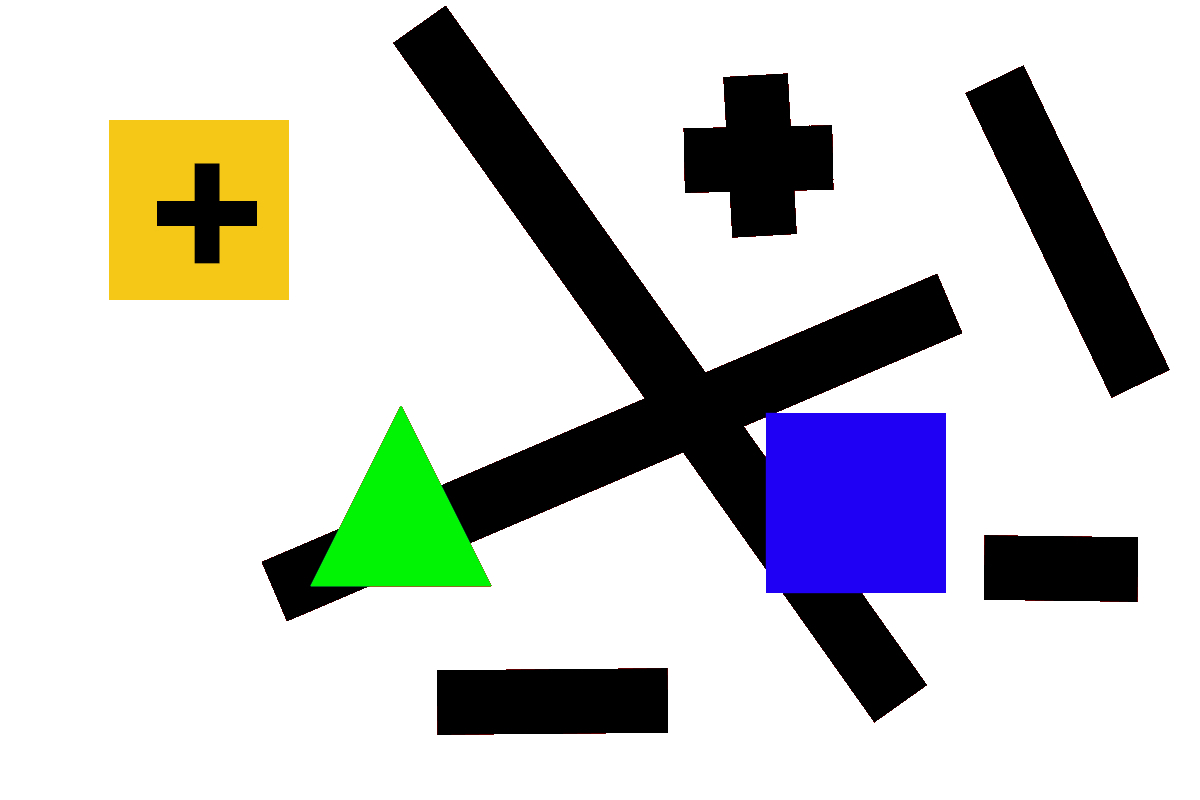
#> input picture Fichas/t01-v2.jpg, 1200 x 800 px
$ python -i funRecono.py   (imports and definitions only)
#> lines starting #> are read from the running program, lines starting #| are printed output that depends on the picture; after the words box and inside, x2 and y2 are one past the last pixel; in counts of white or black regions, pixels touching at a corner belong together
#> further down, picture is the input picture: shape (800, 1200, 3); mean B, G, R 203.8, 204.8, 203.2
import cv2
import numpy as np

def signo(contorno):
    valido = 0
    comando2 = 0

    for cnt in contorno:
        approx = cv2.approxPolyDP(cnt, 0.02*cv2.arcLength(cnt, True), True)
        area = cv2.contourArea(cnt)
        if len(approx) == 4:
            if area < 20000 and area > 100:
                valido = 1
                comando2 = 6


        if len(approx) == 12:
            if area < 20000 and area > 100:
                valido = 1
                comando2 = 5


    return  valido,comando2


def recono(img):
    comando = 0
    alto,bajo,_ = img.shape
#> alto = 800; bajo = 1200
    tarea = alto*bajo
#> tarea = 960000
    slimite = tarea*0.15
#> slimite = 144000
    ilimite = tarea*0.02
#> ilimite = 19200
    hsv = cv2.cvtColor(img, cv2.COLOR_BGR2HSV)
#> hsv: shape (800, 1200, 3); mean H, S, V 6.6, 21.6, 214.6
    lower_ora = np.array([70, 100, 160])
    upper_ora = np.array([110,255,255])
    maskora = cv2.inRange(hsv,lower_ora,upper_ora)
#> maskora: shape (800, 1200); every value is 0

    lower_blu = np.array([20, 100, 100])
    upper_blu = np.array([50,255,255])
    maskblu = cv2.inRange(hsv,lower_blu,upper_blu)
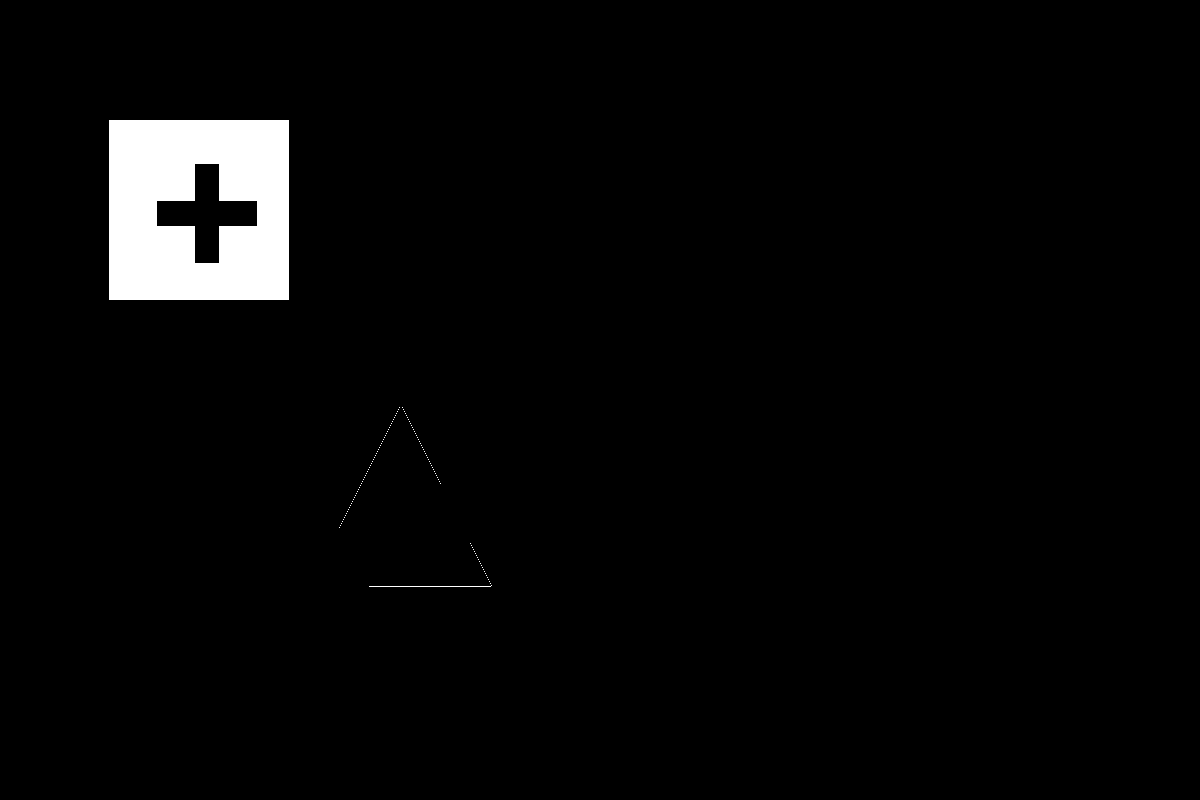
#> maskblu: shape (800, 1200); 3% white; 123 white regions (121 under 20 px)

    contora, _ = cv2.findContours(maskora, cv2.RETR_TREE, cv2.CHAIN_APPROX_SIMPLE)
#> contora = []
    contblu, _ = cv2.findContours(maskblu, cv2.RETR_TREE, cv2.CHAIN_APPROX_SIMPLE)
#> contblu = 124 contours, 122 with area under 20; largest, box (x1, y1, x2, y2) and area: (109, 120, 289, 300) 32041, (156, 163, 258, 264) 4472

    for cnt in contora:

        approx = cv2.approxPolyDP(cnt, 0.02*cv2.arcLength(cnt, True), True)
        area = cv2.contourArea(cnt)

        if area < slimite and area > ilimite:
            if len(approx) == 3:
                valido,com2 = signo(contora)
                comando = 2
                if valido == 1:
                    comando = com2


            if len(approx) == 4:

                valido,com2 = signo(contora)
                comando = 1
                if valido == 1:
                    comando = com2
#> this loop made 0 passes

    for cnt in contblu:

        approx = cv2.approxPolyDP(cnt, 0.02*cv2.arcLength(cnt, True), True)
        area = cv2.contourArea(cnt)

        if area < slimite and area > ilimite:

            if len(approx) == 3:
                valido,com2 = signo(contblu)
                comando = 4
                if valido == 1:
                    comando = com2

            if len(approx) == 4:
                valido,com2 = signo(contblu)
                comando = 3
                if valido == 1:
                    comando = com2
#> this loop made 124 passes
#> (area, valido, com2) on pass 123: (32041, 1, 5)


    return comando

# commandsByNum = {0: "N/A",
#                 1: "Gira a la derecha y acelera",
#                 2: "Gira a la izquierda y acelera",
#                 3: "Gira a la derecha y desacelera",
#                 4: "Gira a la izquierda y desacelera",
#                 5: "Detención",
#                 6: "Puesta en marcha"}
#
#
#
# scale_percent = 35 # percent of original size

# for i in range(1, 16 + 1):
#     numFile = "0" + str(i) if i < 10 else str(i)
#     print(numFile)
#
#     img = cv2.imread("Fichas/t" + numFile + ".jpg")
#
#     width = int(img.shape[1] * scale_percent / 100)
#     height = int(img.shape[0] * scale_percent / 100)
#     dim = (width, height)
#
#     # resize image
#     resized = cv2.resize(img, dim, interpolation = cv2.INTER_AREA)
#
#     res = recono(img)
#
#     print(res, commandsByNum[res[0]])
#     cv2.imshow('image', resized)
#
#     cv2.waitKey(0)
#     cv2.destroyAllWindows()


def camera(status):
    # https://www.geeksforgeeks.org/python-opencv-capture-video-from-camera/
    # define a video capture object
    vid = cv2.VideoCapture(0)

    condition = True

    while(condition and status.running):

        # Capture the video frame
        # by frame
        ret, frame = vid.read()
        status.currImage = frame
        # Display the resulting frame
        # cv2.imshow('frame', frame)

        if ret == True:
            command = recono(frame)

            status.changeNextCmd(command)

        # the 'q' button is set as the
        # quitting button you may use any
        # desired button of your choice
        if cv2.waitKey(1) & 0xFF == ord('q'):
            condition = False
            break


    # After the loop release the cap object
    vid.release()
    # Destroy all the windows
    cv2.destroyAllWindows()

>>> import cv2
>>> picture = cv2.imread('Fichas/t01-v2.jpg')
>>> result = recono(picture)
#> result = 5
